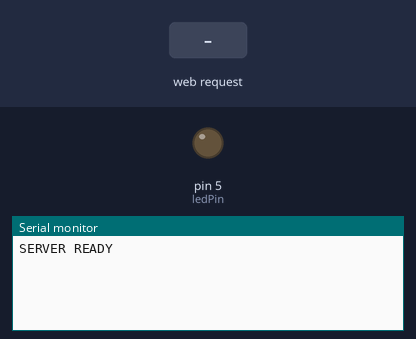
Recording of a sketch running on a simulated Arduino Uno, built with avr-gcc and run on an emulated ATmega328P. On the bench: output pins drawn as LEDs (lit = HIGH), the last lines printed to the serial monitor. The inputs (shaded band) are chosen by the test bench. WiFi joins after 1.5 s; servers stay silent unless stated.

Above: at 1.2 s.
1.3 s: HTTP request GET /ON received
At 2.1 s:
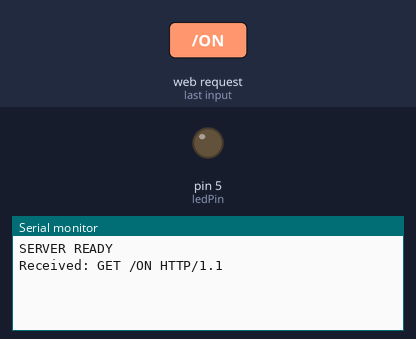
2.8 s: HTTP request GET /OFF received
At 3.2 s:
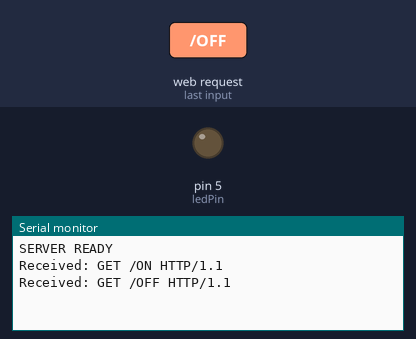

The sketch:

LED_Node.ino
```cpp
#include <SPI.h>
#include <Ethernet.h>
byte mac[] = {0xDE,0xAD,0xBE,0xEF,0xFE,0x01};
IPAddress ip(192,168,1,10);
EthernetServer server(80);
const int ledPin = 5;
void setup()
{
  pinMode(ledPin, OUTPUT);
  digitalWrite(ledPin, LOW);
  Serial.begin(9600);
  Ethernet.begin(mac, ip);
  server.begin();
  Serial.println("SERVER READY");
}
void loop()
{
  EthernetClient client = server.available();
  if(client)
  {
    String msg = "";
    while(client.connected())
    {
      while(client.available())
      {
        char c = client.read();
        if(c == '\n')
        {
          msg.trim();
          Serial.print("Received: ");
          Serial.println(msg);
          if(msg == "ON")
          {
            digitalWrite(ledPin, HIGH);
          }
          if(msg == "OFF")
          {
            digitalWrite(ledPin, LOW);
          }
          client.stop();
          return;
        }
        msg += c;
      }
    }
    client.stop();
  }
}
```

Measured:
- after the input at 1.3 s, the serial monitor: prints a new line at once (image 1)
- after the input at 2.8 s, the serial monitor: prints a new line at once (image 2)
